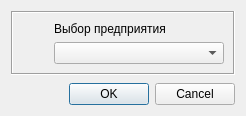
<?xml version="1.0" encoding="UTF-8"?>
<ui version="4.0">
 <class>DialogSwitchPPO</class>
 <widget class="QDialog" name="DialogSwitchPPO">
  <property name="geometry">
   <rect>
    <x>0</x>
    <y>0</y>
    <width>246</width>
    <height>116</height>
   </rect>
  </property>
  <property name="windowTitle">
   <string>Выбор объекта ППО</string>
  </property>
  <property name="windowIcon">
   <iconset resource="res.qrc">
    <normaloff>:/about/icons/logo.png</normaloff>:/about/icons/logo.png</iconset>
  </property>
  <layout class="QVBoxLayout" name="verticalLayout">
   <item>
    <widget class="QFrame" name="frame">
     <property name="frameShape">
      <enum>QFrame::Box</enum>
     </property>
     <property name="frameShadow">
      <enum>QFrame::Sunken</enum>
     </property>
     <layout class="QGridLayout" name="gridLayout_3">
      <item row="1" column="2">
       <widget class="QComboBox" name="comboBoxPPO">
        <property name="minimumSize">
         <size>
          <width>170</width>
          <height>0</height>
         </size>
        </property>
       </widget>
      </item>
      <item row="0" column="2">
       <widget class="QLabel" name="labelPPO">
        <property name="text">
         <string>Выбор предприятия</string>
        </property>
       </widget>
      </item>
      <item row="0" column="0" rowspan="2">
       <widget class="QLabel" name="labelImg">
        <property name="text">
         <string/>
        </property>
        <property name="pixmap">
         <pixmap resource="res.qrc">:/about/icons/ppo_mini.png</pixmap>
        </property>
       </widget>
      </item>
     </layout>
    </widget>
   </item>
   <item>
    <spacer name="verticalSpacer">
     <property name="orientation">
      <enum>Qt::Vertical</enum>
     </property>
     <property name="sizeHint" stdset="0">
      <size>
       <width>20</width>
       <height>40</height>
      </size>
     </property>
    </spacer>
   </item>
   <item>
    <widget class="QDialogButtonBox" name="buttonBoxOK">
     <property name="orientation">
      <enum>Qt::Horizontal</enum>
     </property>
     <property name="standardButtons">
      <set>QDialogButtonBox::Cancel|QDialogButtonBox::Ok</set>
     </property>
    </widget>
   </item>
  </layout>
 </widget>
 <resources>
  <include location="res.qrc"/>
 </resources>
 <connections>
  <connection>
   <sender>buttonBoxOK</sender>
   <signal>accepted()</signal>
   <receiver>DialogSwitchPPO</receiver>
   <slot>accept()</slot>
   <hints>
    <hint type="sourcelabel">
     <x>248</x>
     <y>254</y>
    </hint>
    <hint type="destinationlabel">
     <x>157</x>
     <y>274</y>
    </hint>
   </hints>
  </connection>
  <connection>
   <sender>buttonBoxOK</sender>
   <signal>rejected()</signal>
   <receiver>DialogSwitchPPO</receiver>
   <slot>reject()</slot>
   <hints>
    <hint type="sourcelabel">
     <x>316</x>
     <y>260</y>
    </hint>
    <hint type="destinationlabel">
     <x>286</x>
     <y>274</y>
    </hint>
   </hints>
  </connection>
 </connections>
</ui>
